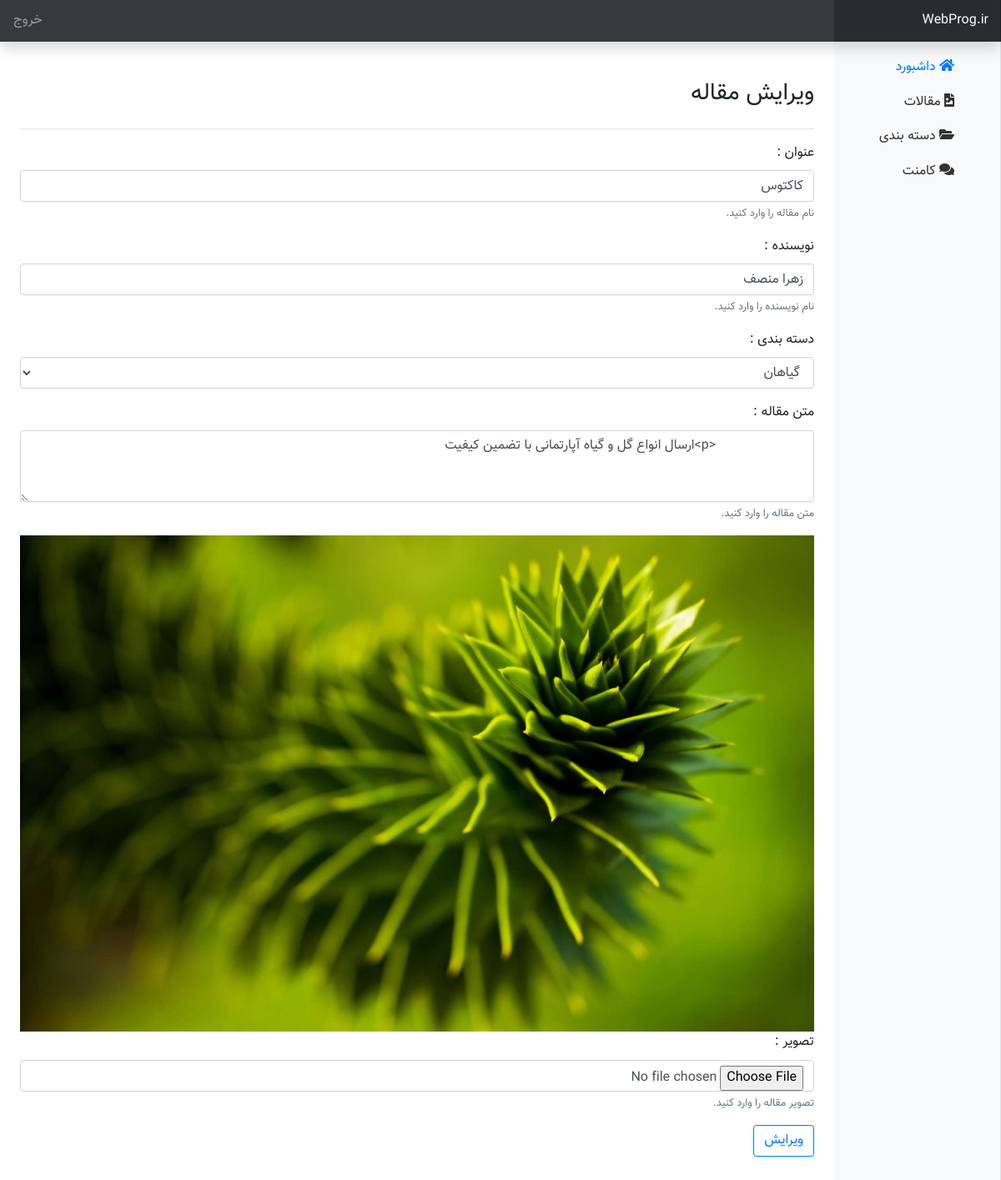
Screenshot of /flower.ir/admin/edit_post.php?id=2 (signed in) with the database file from the repository.
### tables this page shows
CREATE TABLE `posts` (
  `id` int(11) NOT NULL,
  `title` varchar(191) NOT NULL,
  `category_id` int(11) NOT NULL,
  `body` text NOT NULL,
  `author` varchar(191) NOT NULL,
  `image` varchar(191) NOT NULL
);

CREATE TABLE `categories` (
  `id` int(11) NOT NULL,
  `title` varchar(100) NOT NULL
);

### flower.ir/admin/edit_post.php (the view, shortened to what this page needs)
<?php
include("./include/header.php");
if (isset($_GET['id'])) {
    $post_id = $_GET['id'];
    $post = $db->prepare('SELECT * FROM posts WHERE id = :id');
    $post->execute(['id' => $post_id]);
    $post = $post->fetch();
    $query_categories = "SELECT * FROM categories";
    $categories = $db->query($query_categories);
}
?>
<div class="container-fluid">
    <div class="row">
        <?php include('./include/sidebar.php') ?>
        <main role="main" class="col-md-9 ml-sm-auto col-lg-10 px-4">
            <div class="d-flex justify-content-between mt-5">
                <h3>ویرایش مقاله</h3>
            </div>
            <hr>
            <form method="post" class="mb-5" enctype="multipart/form-data">
                <div class="form-group">
                    <label for="title">عنوان : </label>
                    <input type="text" class="form-control" value="<?php echo $post['title'] ?>" name="title" id="title">
                    <small class="form-text text-muted">نام مقاله را وارد کنید.</small>
                </div>
                <div class="form-group">
                    <label for="author">نویسنده : </label>
                    <input type="text" class="form-control" value="<?php echo $post['author'] ?>" name="author" id="author">
                    <small class="form-text text-muted">نام نویسنده را وارد کنید.</small>
                </div>
                <div class="form-group">
                    <label for="category_id">دسته بندی : </label>
                    <select class="form-control" name="category_id" id="category_id">
                        <?php
                        if ($categories->rowCount() > 0) {
                            foreach ($categories as $category) {
                                ?>
                                <option value="<?php echo $category['id'] ?>" <?php echo ($category['id'] == $post['category_id']) ? "selected" : "" ?>> <?php echo $category['title'] ?> </option>
                        <?php
                            }
                        }
                        ?>
                    </select>
                </div>
                <div class="form-group">
                    <label for="category">متن مقاله : </label>
                    <textarea class="form-control" name="body" id="body" rows="3">
                        <?php echo $post['body'] ?>
                    </textarea>
                    <small class="form-text text-muted">متن مقاله را وارد کنید.</small>
                </div>
                <img class="img-fluid" src="../upload/posts/<?php echo $post['image'] ?>" alt="">
                <div class="form-group">
                    <label for="author">تصویر : </label>
                    <input type="file" class="form-control" name="image" id="image">
                    <small class="form-text text-muted">تصویر مقاله را وارد کنید.</small>
                </div>
                <button type="submit" name="edit_post" class="btn btn-outline-primary">ویرایش</button>
            </form>
        </main>
    </div>
</div>
</body>
</html>

### flower.ir/admin/css/admin.css (style rules this page uses)
body { direction: rtl; text-align: right !important; font-family: "Vazir" !important; line-height: 1.6; }
[role="main"] { padding-top: 110px; }
@media (min-width: 768px) { [role="main"] { padding-top: 48px; } }

### rows the page displays
posts: title "کاکتوس", author "زهرا منصف", category_id "گیاهان", body "<p>ارسال انواع گل و گیاه آپارتمانی با تضمین کیفیت", image (picture)
